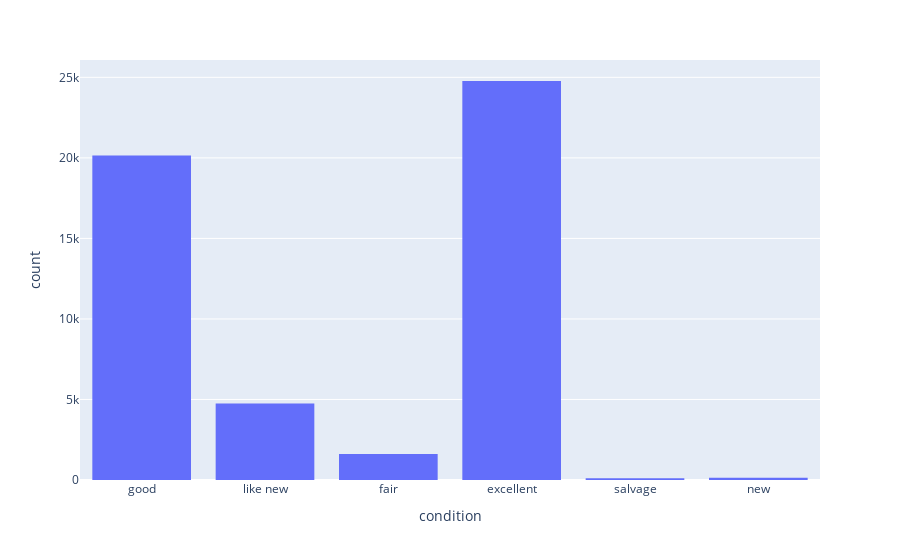

Notebook cell for this chart:
### Code cell
fig = px.histogram(car_data, x="condition") # Probar tercer gráfico
fig.show()

### Figure 1 — Plotly figure (JSON) as saved in the notebook; plotly's stock layout.template omitted (floating-point values rounded to 4 significant figures; data arrays with more than 128 entries replaced by an {"elided": "..."} marker saying what was removed)
{"data": [{"alignmentgroup": "True", "bingroup": "x", "hovertemplate": "condition=%{x}<br>count=%{y}<extra></extra>", "legendgroup": "", "marker": {"color": "#636efa", "pattern": {"shape": ""}}, "name": "", "offsetgroup": "", "orientation": "v", "showlegend": false, "type": "histogram", "x": {"elided": "51525 str values"}, "xaxis": "x", "yaxis": "y"}], "layout": {"barmode": "relative", "legend": {"tracegroupgap": 0}, "margin": {"t": 60}, "xaxis": {"anchor": "y", "domain": [0, 1], "title": {"text": "condition"}}, "yaxis": {"anchor": "x", "domain": [0, 1], "title": {"text": "count"}}}}
